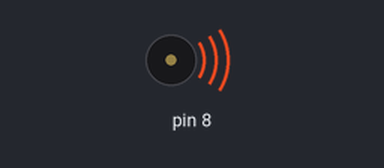
A sketch run on a simulated Arduino Uno, built with avr-gcc and run on an emulated ATmega328P. On the bench: buzzer (waves = sounding).

Above: at 0.5 s.
Timing chart, 0 to 4.6 s (numbered marks = the images above):
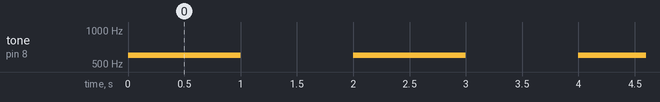

Measured:
- by itself, tone on pin 8: alternates 600 Hz for 1.0 s and silent for 1.0 s

The sketch:

1015_1.ino
```cpp
void setup() {
}
void loop() {
  tone(8,600,1000);  //500: 음의 높낮이(주파수), 1000: 음의 지속시간(1초)
  delay(2000);
}
```
